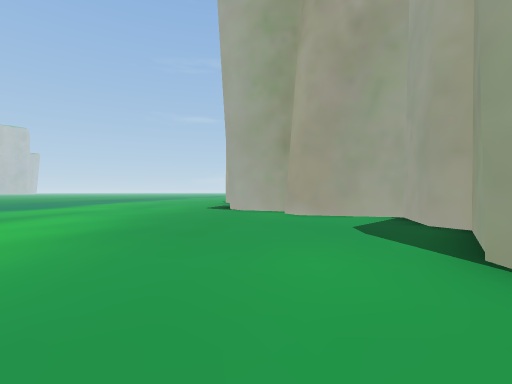
view 1 (above)

12 first-person views from a walk through a Unity game level. The camera is 1.2 m above the floor, looks level and sees 85° across. The floor is counted in squares, 2 m on a side. Each view is taken from the middle of a square. On the plan, view 1 faces up. The plan holds only what a view shows up to about 9 squares ahead; the rest is blank. The place goes on beyond the plan. The player is left out.

view 2
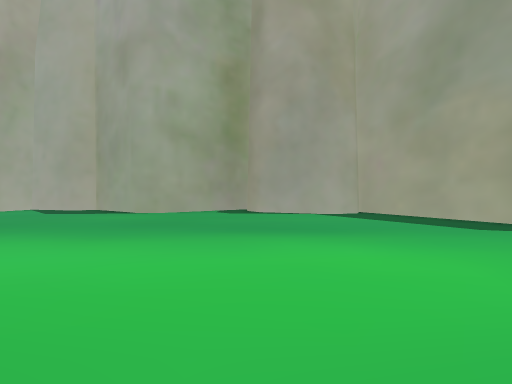

view 3
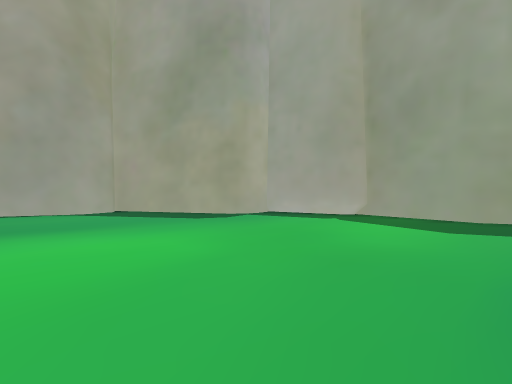

view 4
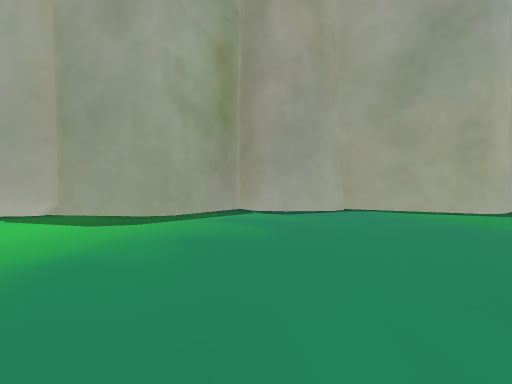

view 5
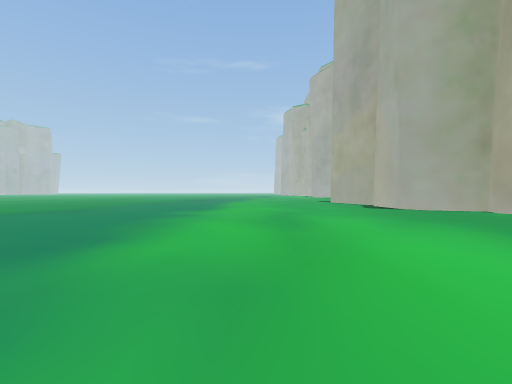

view 6
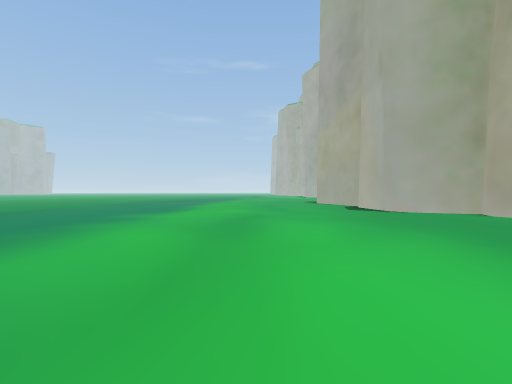

view 7
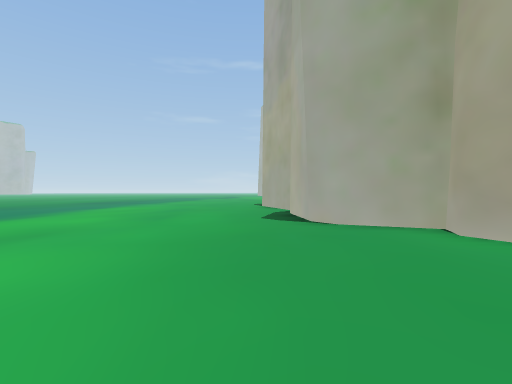

view 8
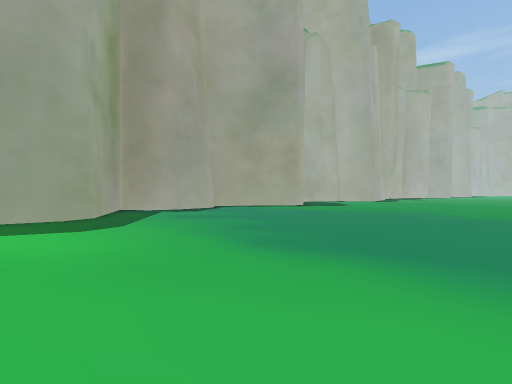

view 9
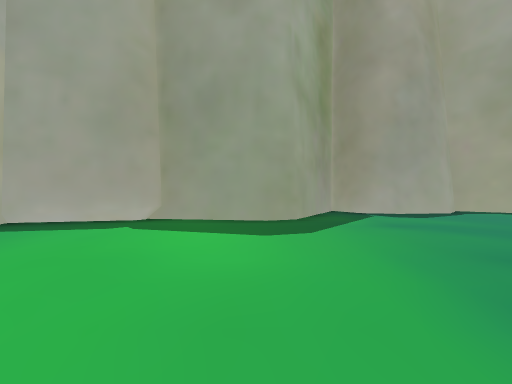

view 10
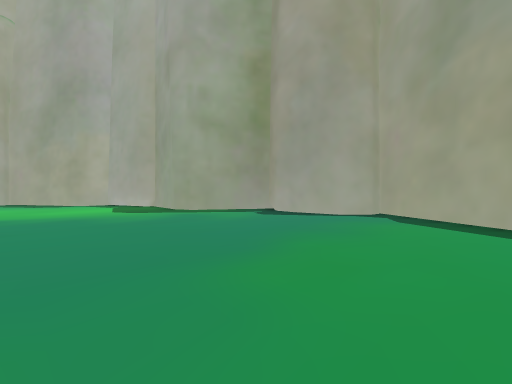

view 11
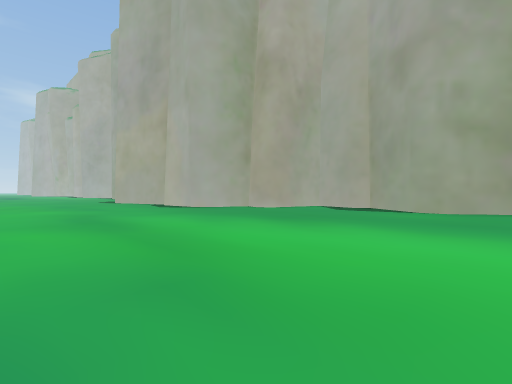

view 12
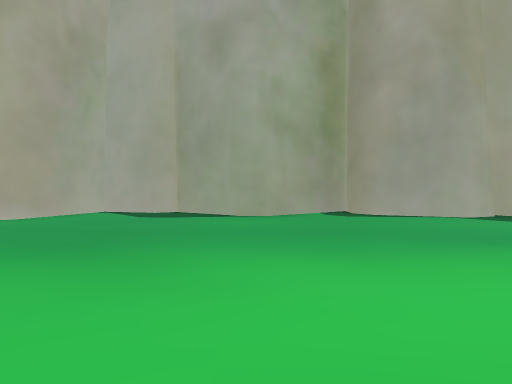

### Floor plan
Points are (right, up) in squares from view 1. A wall is a line through its corners. A room is listed if a view was taken in it or the views show most of it. See-through windows are left out.
Room 1 (views 1, 2, 3, 4, 5, 6, 7, 8, 9, 10, 11, 12)
walls: (2.2, 2.6) (3.4, 4.4) (3.1, 4.9) (3.5, 6.6) (1.1, 7.2) (0.8, 7.9) (1.1, 8.5) (-0.5, 9.1) (-0.9, 9.7) (-1, 10.6); (1.6, -3.2) (1.6, -2.8) (2.3, -1.2) (2.8, -0.7); (1.9, -3.9) (1.6, -2.9); (3.8, -0.8) (2, 1.7) (2, 2.6); (-8.4, -10.7) (-6.9, -8.1) (-6.3, -7.8) (-3.9, -8.2) (-3.5, -7.7) (-1.3, -7.2) (-1.4, -6.7) (-1.1, -6) (2.4, -4.1); (-15.6, -8.7) (-15.1, -8.7) (-11.9, -11) (-11.9, -10.4) (-11.3, -9.8) (-9.3, -9.6) (-8.9, -9.8)
low walls: (-8.9, -9.8) (-8.4, -10.7)

Positions as (right, up) in squares from view 1, and headings:
1: (0, 0), facing up
2: (-6, -1), facing right
3: (-7, -1), facing down-right
4: (-9, -1), facing down
5: (-6, 0), facing up
6: (-5, 1), facing up
7: (-2, 4), facing up
8: (-5, -1), facing down-left
9: (-6, -2), facing down
10: (-15, -3), facing down-right
11: (-7, 0), facing up-right
12: (-5, 2), facing right
